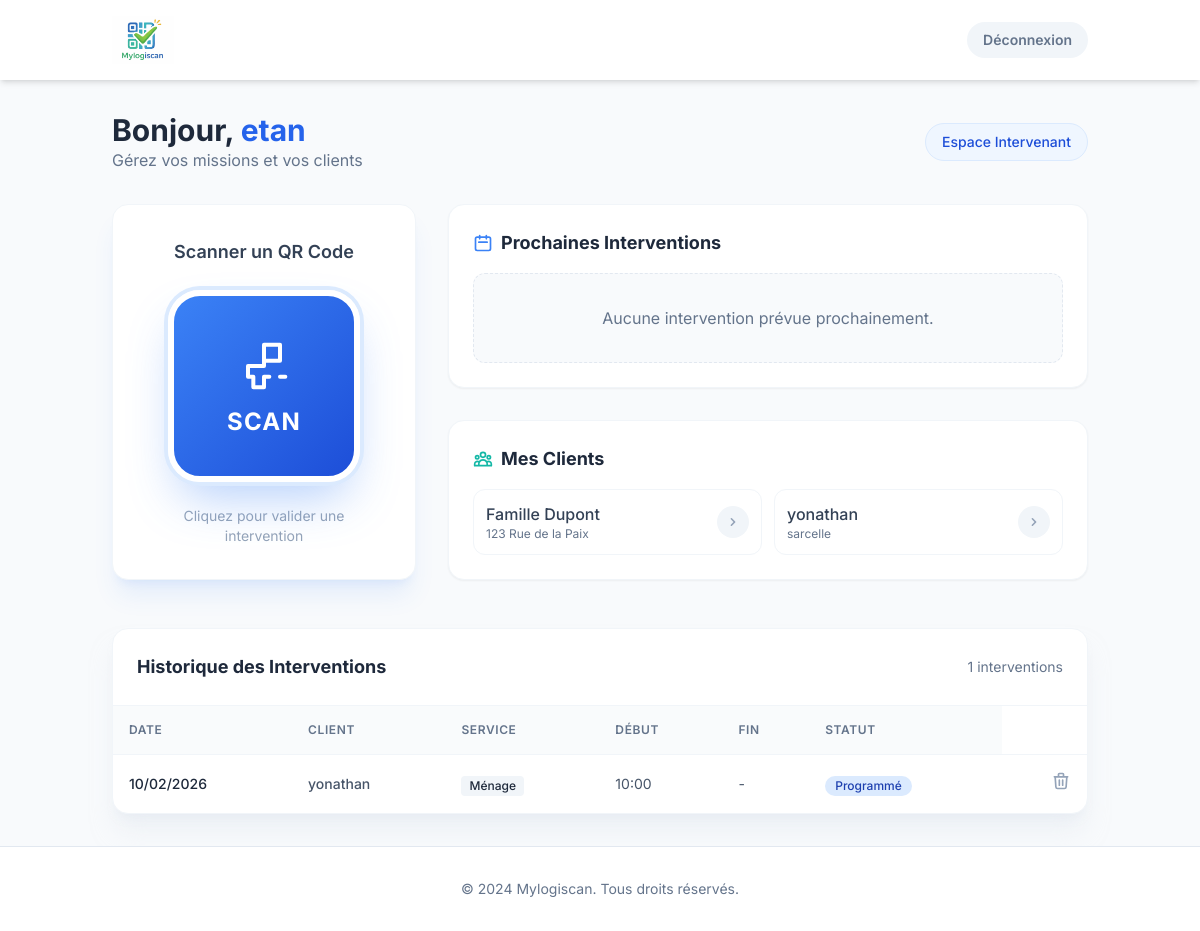
The page /dashboard/intervenant (signed in) on the database its author committed.
### app/models.py (models this page shows, shortened)
class User(UserMixin, db.Model):
    id = db.Column(db.Integer, primary_key=True)
    username = db.Column(db.String(64), index=True, unique=True)
    email = db.Column(db.String(120), index=True, unique=True, nullable=True)
    password_hash = db.Column(db.String(128))
    role = db.Column(db.String(20), default='intervenant') # admin, client, intervenant
    interventions = db.relationship('Intervention', backref='intervenant', lazy='dynamic', foreign_keys='Intervention.intervenant_id')
    services = db.relationship('Service', secondary=intervenant_services, lazy='subquery',
        backref=db.backref('intervenants', lazy=True))
    clients = db.relationship('Client', secondary=intervenant_clients, lazy='subquery',
        backref=db.backref('assigned_intervenants', lazy=True))

class Client(db.Model):
    id = db.Column(db.Integer, primary_key=True)
    name = db.Column(db.String(100), nullable=False)
    address = db.Column(db.String(200))
    user_id = db.Column(db.Integer, db.ForeignKey('user.id')) # Link to a User account if they have login
    interventions = db.relationship('Intervention', backref='client', lazy='dynamic')

class Intervention(db.Model):
    id = db.Column(db.Integer, primary_key=True)
    start_time = db.Column(db.DateTime, index=True, default=datetime.utcnow)
    end_time = db.Column(db.DateTime)
    description = db.Column(db.String(500))
    status = db.Column(db.String(20), default='Scheduled') # Scheduled, Completed, DeletionRequested
    cancellation_reason = db.Column(db.String(255))
    intervenant_id = db.Column(db.Integer, db.ForeignKey('user.id'))
    client_id = db.Column(db.Integer, db.ForeignKey('client.id'))
    service_id = db.Column(db.Integer, db.ForeignKey('service.id'))

class Service(db.Model):
    id = db.Column(db.Integer, primary_key=True)
    name = db.Column(db.String(50), unique=True, nullable=False) # e.g., Ménage, Baby-sitting
    interventions = db.relationship('Intervention', backref='service', lazy='dynamic')

### app/routes.py (the view)
@main.route('/dashboard/intervenant')
@login_required
def dashboard_intervenant():
    if current_user.role != 'intervenant':
        return redirect(url_for('main.index'))
    clients = current_user.clients
    now = datetime.now()
    all_interventions = current_user.interventions.order_by(Intervention.start_time.desc()).all()
    upcoming_interventions = [i for i in all_interventions if i.start_time >= now]
    past_interventions = [i for i in all_interventions if i.start_time < now]
    return render_template('dashboard_intervenant.html',
                           clients=clients,
                           upcoming=upcoming_interventions,
                           history=past_interventions)

### app/models.py (called while the page is built)
@login_manager.user_loader
def load_user(user_id):
    return User.query.get(int(user_id))

### app/templates/dashboard_intervenant.html (shortened to what this page needs)
{% extends "base.html" %}
{% block content %}
<div class="max-w-6xl mx-auto">
    <div class="flex flex-col md:flex-row md:items-center justify-between mb-8 gap-4">
        <div>
            <h1 class="text-3xl font-bold text-slate-800">Bonjour, <span class="text-brand-600">{{ current_user.username
                    }}</span></h1>
            <p class="text-slate-500">Gérez vos missions et vos clients</p>
        </div>
        <div class="flex items-center gap-4">
            <span class="px-4 py-2 bg-brand-50 text-brand-700 rounded-full text-sm font-medium border border-brand-100">
                Espace Intervenant
            </span>
        </div>
    </div>
    <div class="grid grid-cols-1 lg:grid-cols-3 gap-8 mb-12">
        <div class="lg:col-span-1">
            <div
                class="bg-white rounded-2xl shadow-xl shadow-brand-500/10 border border-slate-100 p-8 text-center h-full flex flex-col items-center justify-center">
                <h3 class="text-lg font-semibold text-slate-700 mb-6">Scanner un QR Code</h3>
                <form action="{{ url_for('main.scan_qr') }}" method="POST" class="w-full flex justify-center">
                    <button type="submit"
                        class="group relative w-48 h-48 rounded-[2rem] bg-gradient-to-br from-brand-500 to-brand-700 text-white shadow-2xl shadow-brand-500/40 border-[6px] border-white ring-4 ring-brand-100 hover:ring-brand-200 transition-all cursor-pointer flex flex-col items-center justify-center transform hover:scale-105 active:scale-95">
                        <svg xmlns="http://www.w3.org/2000/svg"
                            class="w-16 h-16 mb-2 group-hover:rotate-12 transition-transform duration-300" fill="none"
                            viewBox="0 0 24 24" stroke="currentColor">
                            <path stroke-linecap="round" stroke-linejoin="round" stroke-width="1.5"
                                d="M12 4v1m6 11h2m-6 0h-2v4h-4v-4H6v-4h6V4m0 0h6v6m0 0h-6" />
                        </svg>
                        <span class="text-2xl font-bold tracking-wider">SCAN</span>
                    </button>
                </form>
                <p class="text-slate-400 text-sm mt-6">Cliquez pour valider une intervention</p>
            </div>
        </div>
        <div class="lg:col-span-2 space-y-8">
            <div class="bg-white rounded-2xl shadow-sm border border-slate-100 p-6">
                <h3 class="font-bold text-slate-800 text-lg mb-4 flex items-center gap-2">
                    <svg xmlns="http://www.w3.org/2000/svg" class="h-5 w-5 text-brand-500" fill="none"
                        viewBox="0 0 24 24" stroke="currentColor">
                        <path stroke-linecap="round" stroke-linejoin="round" stroke-width="2"
                            d="M8 7V3m8 4V3m-9 8h10M5 21h14a2 2 0 002-2V7a2 2 0 00-2-2H5a2 2 0 00-2 2v12a2 2 0 002 2z" />
                    </svg>
                    Prochaines Interventions
                </h3>
                {% if upcoming %}
                <div class="space-y-3">
                    {% for intervention in upcoming[:3] %}
                    <div class="flex items-center p-3 bg-brand-50 rounded-xl border border-brand-100">
                        <div
                            class="flex-shrink-0 w-12 h-12 bg-white rounded-lg flex flex-col items-center justify-center text-brand-600 font-bold border border-brand-100 shadow-sm">
                            <span class="text-xs uppercase">{{ intervention.start_time.strftime('%b') }}</span>
                            <span class="text-lg leading-none">{{ intervention.start_time.strftime('%d') }}</span>
                        </div>
                        <div class="ml-4 flex-grow">
                            <h4 class="font-bold text-slate-800">{{ intervention.client.name }}</h4>
                            <p class="text-sm text-slate-500">{{ intervention.service.name }} • {{
                                intervention.start_time.strftime('%H:%M') }}</p>
                        </div>
                        <div class="flex items-center gap-2">
                            {% if intervention.status == 'DeletionRequested' %}
                            <span
                                class="px-3 py-1 bg-red-100 text-red-700 text-xs font-bold rounded-full border border-red-200 shadow-sm">
                                Suppression demandée
                            </span>
                            {% else %}
                            <span
                                class="px-3 py-1 bg-white text-brand-600 text-xs font-bold rounded-full border border-brand-100 shadow-sm">
                                Bientôt
                            </span>
                            <button onclick="openDeleteModal('{{ intervention.id }}')"
                                class="p-1 text-slate-400 hover:text-red-500 transition-colors rounded-full hover:bg-red-50"
                                title="Demander la suppression">
                                <svg xmlns="http://www.w3.org/2000/svg" class="h-5 w-5" fill="none" viewBox="0 0 24 24"
                                    stroke="currentColor">
                                    <path stroke-linecap="round" stroke-linejoin="round" stroke-width="2"
                                        d="M19 7l-.867 12.142A2 2 0 0116.138 21H7.862a2 2 0 01-1.995-1.858L5 7m5 4v6m4-6v6m1-10V4a1 1 0 00-1-1h-4a1 1 0 00-1 1v3M4 7h16" />
                                </svg>
                            </button>
                            {% endif %}
                        </div>
                    </div>
                    {% endfor %}
                </div>
                {% else %}
                <div class="text-center py-8 bg-slate-50 rounded-xl border border-dashed border-slate-200">
                    <p class="text-slate-500">Aucune intervention prévue prochainement.</p>
                </div>
                {% endif %}
            </div>
            <div class="bg-white rounded-2xl shadow-sm border border-slate-100 p-6">
                <h3 class="font-bold text-slate-800 text-lg mb-4 flex items-center gap-2">
                    Mes Clients
                </h3>
                <div class="grid grid-cols-1 md:grid-cols-2 gap-3">
                    {% for client in clients %}
                    <div
                        class="p-3 border border-slate-100 rounded-xl hover:bg-slate-50 transition-colors flex items-center justify-between">
                        <div>
                            <span class="block font-medium text-slate-700">{{ client.name }}</span>
                            <span class="block text-xs text-slate-500 truncate max-w-[150px]">{{ client.address or
                                'Adresse non renseignée' }}</span>
                        </div>
                        <div class="h-8 w-8 rounded-full bg-slate-100 flex items-center justify-center text-slate-400">
                            <svg xmlns="http://www.w3.org/2000/svg" class="h-4 w-4" viewBox="0 0 20 20"
                                fill="currentColor">
                                <path fill-rule="evenodd"
                                    d="M7.293 14.707a1 1 0 010-1.414L10.586 10 7.293 6.707a1 1 0 011.414-1.414l4 4a1 1 0 010 1.414l-4 4a1 1 0 01-1.414 0z"
                                    clip-rule="evenodd" />
                            </svg>
                        </div>
                    </div>
                    {% else %}
                    <p class="text-slate-400 text-sm italic col-span-2">Aucun client assigné.</p>
                    {% endfor %}
                </div>
            </div>
        </div>
    </div>
    <div class="bg-white rounded-2xl shadow-xl shadow-slate-200/50 border border-slate-100 overflow-hidden">
        <div class="p-6 border-b border-slate-100 flex justify-between items-center">
            <h3 class="font-bold text-slate-800 text-lg">Historique des Interventions</h3>
            <span class="text-sm text-slate-500">{{ history|length }} interventions</span>
        </div>
        <div class="overflow-x-auto">
            <table class="w-full text-left border-collapse">
                <thead class="bg-slate-50/80 border-b border-slate-100">
                    <tr>
                        <th class="p-4 font-semibold text-slate-500 text-xs uppercase tracking-wider">Date</th>
                        <th class="p-4 font-semibold text-slate-500 text-xs uppercase tracking-wider">Client</th>
                        <th class="p-4 font-semibold text-slate-500 text-xs uppercase tracking-wider">Service</th>
                        <th class="p-4 font-semibold text-slate-500 text-xs uppercase tracking-wider">Début</th>
                        <th class="p-4 font-semibold text-slate-500 text-xs uppercase tracking-wider">Fin</th>
                        <th class="p-4 font-semibold text-slate-500 text-xs uppercase tracking-wider">Statut</th>
                    </tr>
                </thead>
                <tbody class="divide-y divide-slate-100">
                    {% for intervention in history %}
                    <tr class="hover:bg-slate-50/50 transition-colors">
                        <td class="p-4 text-sm font-medium text-slate-800">
                            {{ intervention.start_time.strftime('%d/%m/%Y') }}
                        </td>
                        <td class="p-4 text-sm text-slate-600 font-medium">{{ intervention.client.name }}</td>
                        <td class="p-4">
                            <span
                                class="inline-flex items-center px-2 py-0.5 rounded text-xs font-medium bg-slate-100 text-slate-800">
                                {{ intervention.service.name }}
                            </span>
                        </td>
                        <td class="p-4 text-sm text-slate-600">{{ intervention.start_time.strftime('%H:%M') }}</td>
                        <td class="p-4 text-sm text-slate-600">
                            {% if intervention.end_time %}
                            {{ intervention.end_time.strftime('%H:%M') }}
                            {% else %}
                            -
                            {% endif %}
                        </td>
                        <td class="p-4">
                            {% if intervention.status == 'DeletionRequested' %}
                            <span
                                class="inline-flex items-center px-2.5 py-0.5 rounded-full text-xs font-medium bg-red-100 text-red-800">
                                Suppression demandée
                            </span>
                            {% elif intervention.status == 'Scheduled' %}
                            <span
                                class="inline-flex items-center px-2.5 py-0.5 rounded-full text-xs font-medium bg-blue-100 text-blue-800">
                                Programmé
                            </span>
                            {% elif intervention.status == 'InProgress' or (not intervention.end_time and
                            intervention.status != 'Scheduled') %}
                            <span
                                class="inline-flex items-center px-2.5 py-0.5 rounded-full text-xs font-medium bg-amber-100 text-amber-800 animate-pulse">
                                En cours
                            </span>
                            {% elif intervention.status == 'Completed' or intervention.end_time %}
                            <span
                                class="inline-flex items-center px-2.5 py-0.5 rounded-full text-xs font-medium bg-green-100 text-green-800">
                                Terminé
                            </span>
                            {% endif %}
                        </td>
                        <td class="p-4 text-right">
                            {% if intervention.status != 'DeletionRequested' %}
                            <button onclick="openDeleteModal('{{ intervention.id }}')"
                                class="text-slate-400 hover:text-red-500 transition-colors"
                                title="Demander la suppression">
                                <svg xmlns="http://www.w3.org/2000/svg" class="h-5 w-5" fill="none" viewBox="0 0 24 24"
                                    stroke="currentColor">
                                    <path stroke-linecap="round" stroke-linejoin="round" stroke-width="2"
                                        d="M19 7l-.867 12.142A2 2 0 0116.138 21H7.862a2 2 0 01-1.995-1.858L5 7m5 4v6m4-6v6m1-10V4a1 1 0 00-1-1h-4a1 1 0 00-1 1v3M4 7h16" />
                                </svg>
                            </button>
                            {% endif %}
                        </td>
                    </tr>
                    {% else %}
                    <tr>
                        <td colspan="7" class="p-8 text-center text-slate-400">Aucun historique disponible.</td>
                    </tr>
                    {% endfor %}
                </tbody>
            </table>
        </div>
    </div>
</div>
{% endblock %}

### app/templates/base.html (style rules this page uses)
body { font-family: 'Inter', sans-serif; }

### rows shown on the page
User: username "etan"
Client: name "Famille Dupont", address "123 Rue de la Paix"
Client: name "yonathan", address "sarcelle"
Intervention: start_time "10/02/2026", client.name "yonathan", service.name "Ménage", start_time "10:00", status "Programmé"

### other values the page prints
{{ history|length }} "1"
